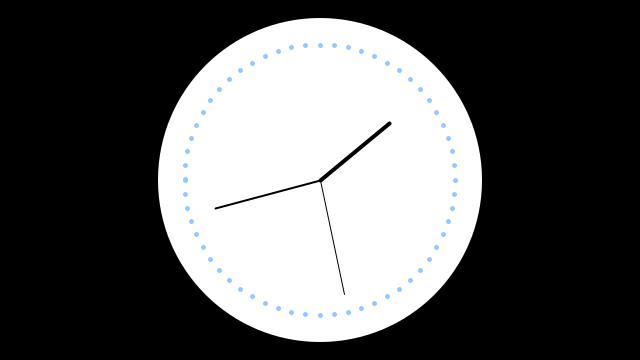
Frame 1 (no input)
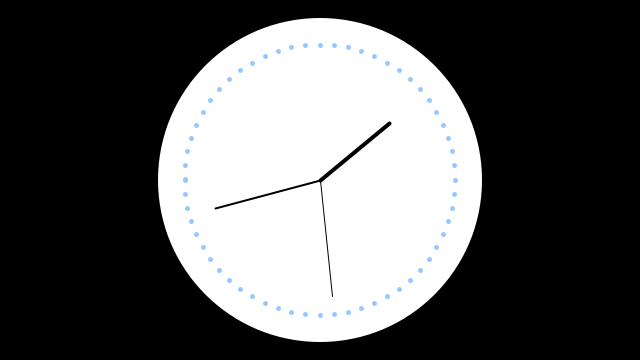
Frame 60 (the mouse pressed at the canvas centre just before this capture)
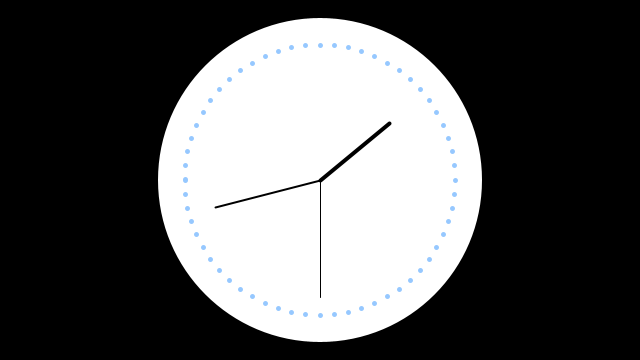
Frame 120 (the mouse held since frame 60 and released just before this capture)

The Processing sketch that drew these frames (run headless with seeded random() and noise(); from frame 60 on, the mouse is pressed at the canvas centre):

// Processing sketch: processing_168838
// ── processing_168838.pde

//Clock.
//The current time can be read with the second(), minute(), and hour() functions. In this example, sin() and cos() values are used to set the position of the hands.

int cx, cy;
float secondsRadius;
float minutesRadius;
float hoursRadius;
float clockDiameter;
float clockMarks;

void setup() {
  size(640, 360);
  stroke(255);
  
  int radius = min(width, height) / 2;
  secondsRadius = radius * 0.65;
  minutesRadius = radius * 0.60;
  hoursRadius = radius * 0.50;
  clockDiameter = radius * 1.8;
  clockMarks = radius * 0.75;
  
  cx = width / 2;
  cy = height / 2;
}

void draw() {
  background(0);
  
  // Draw the clock background
  fill(255);
  noStroke();
  ellipse(cx, cy, clockDiameter, clockDiameter);
  
  // Angles for sin() and cos() start at 3 o'clock;
  // subtract HALF_PI to make them start at the top
  float s = map(second(), 0, 60, 0, TWO_PI) - HALF_PI;
  float m = map(minute() + norm(second(), 0, 60), 0, 60, 0, TWO_PI) - HALF_PI; 
  float h = map(hour() + norm(minute(), 0, 60), 0, 24, 0, TWO_PI * 2) - HALF_PI;
  
  // Draw the hands of the clock
  stroke(0);
  strokeWeight(1);
  line(cx, cy, cx + cos(s) * secondsRadius, cy + sin(s) * secondsRadius);
  strokeWeight(2);
  line(cx, cy, cx + cos(m) * minutesRadius, cy + sin(m) * minutesRadius);
  strokeWeight(4);
  line(cx, cy, cx + cos(h) * hoursRadius, cy + sin(h) * hoursRadius);
  
  // Draw the minute ticks
  stroke(150,200,255);
  strokeWeight(5);
  beginShape(POINTS);
  for (int a = 0; a < 360; a+=6) {
    float angle = radians(a);
    float x = cx + cos(angle) * clockMarks;
    float y = cy + sin(angle) * clockMarks;
    vertex(x, y);
  }
  endShape();
}
